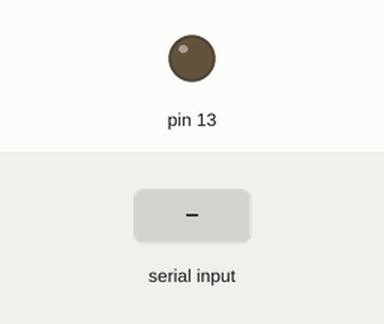
This sketch was run on a simulated Arduino Uno, built with avr-gcc and run on an emulated ATmega328P. On the bench: output pins drawn as LEDs (lit = HIGH). The test bench sets the inputs (shaded band).

Above: at 1.2 s.
1.3 s: "A" received over Serial
At 2.1 s:
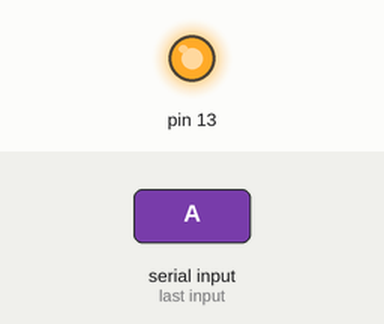
2.8 s: "B" received over Serial
At 3.3 s:
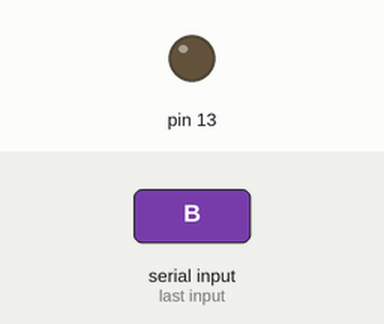
Timing chart, 0 to 5.8 s (numbered marks = the images above; inputs shaded):
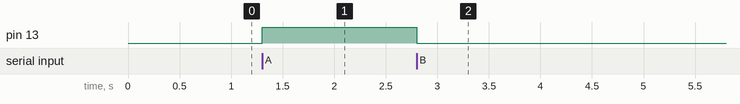

The sketch:

One_led.ino
```cpp
void setup()
{
  Serial.begin(9600);
  pinMode(13, OUTPUT);
}

void loop()
{
  char id = Serial.read();

  if(id == 'A')
  {
    digitalWrite(13, HIGH);
  }

  if(id == 'B')
  {
    digitalWrite(13, LOW);
  }
}
```

Measured:
- after the input at 1.3 s, pin 13: LOW → HIGH at once
- after the input at 2.8 s, pin 13: HIGH → LOW at once
